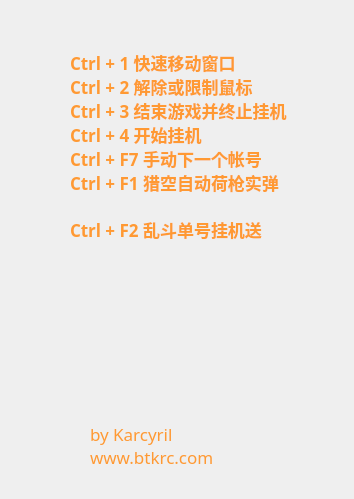
<?xml version="1.0" encoding="UTF-8"?>
<ui version="4.0">
 <class>InformationWidget</class>
 <widget class="QWidget" name="InformationWidget">
  <property name="geometry">
   <rect>
    <x>0</x>
    <y>0</y>
    <width>354</width>
    <height>499</height>
   </rect>
  </property>
  <property name="windowTitle">
   <string>InformationWidget</string>
  </property>
  <widget class="QWidget" name="widget" native="true">
   <property name="geometry">
    <rect>
     <x>0</x>
     <y>0</y>
     <width>361</width>
     <height>501</height>
    </rect>
   </property>
   <widget class="QLabel" name="label">
    <property name="geometry">
     <rect>
      <x>70</x>
      <y>50</y>
      <width>241</width>
      <height>191</height>
     </rect>
    </property>
    <property name="font">
     <font>
      <family>Arial Black</family>
      <pointsize>13</pointsize>
      <weight>75</weight>
      <bold>true</bold>
     </font>
    </property>
    <property name="styleSheet">
     <string notr="true">color:#ff9933;</string>
    </property>
    <property name="text">
     <string>Ctrl + 1 快速移动窗口
Ctrl + 2 解除或限制鼠标
Ctrl + 3 结束游戏并终止挂机
Ctrl + 4 开始挂机
Ctrl + F7 手动下一个帐号
Ctrl + F1 猎空自动荷枪实弹

Ctrl + F2 乱斗单号挂机送</string>
    </property>
   </widget>
   <widget class="QLabel" name="label_2">
    <property name="geometry">
     <rect>
      <x>90</x>
      <y>410</y>
      <width>171</width>
      <height>71</height>
     </rect>
    </property>
    <property name="font">
     <font>
      <family>Arial Black</family>
      <pointsize>13</pointsize>
     </font>
    </property>
    <property name="styleSheet">
     <string notr="true">color:#ff9933;</string>
    </property>
    <property name="text">
     <string>by Karcyril
www.btkrc.com</string>
    </property>
   </widget>
  </widget>
 </widget>
 <layoutdefault spacing="6" margin="11"/>
 <resources/>
 <connections/>
</ui>
